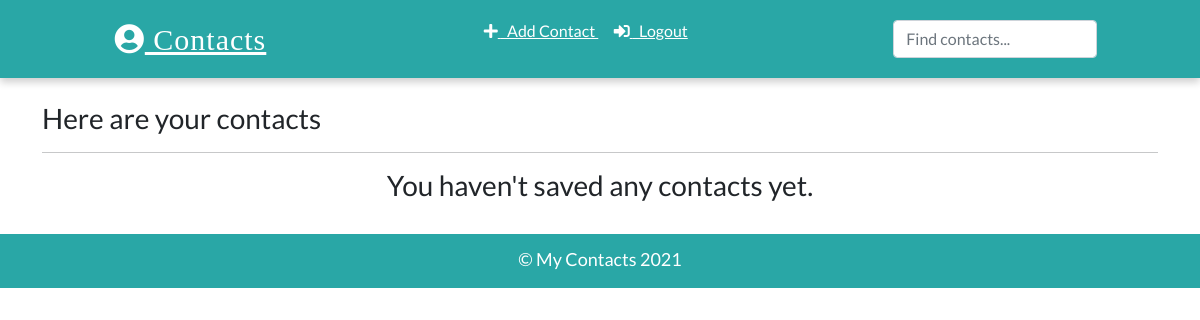
The app's page / (signed in), older data.
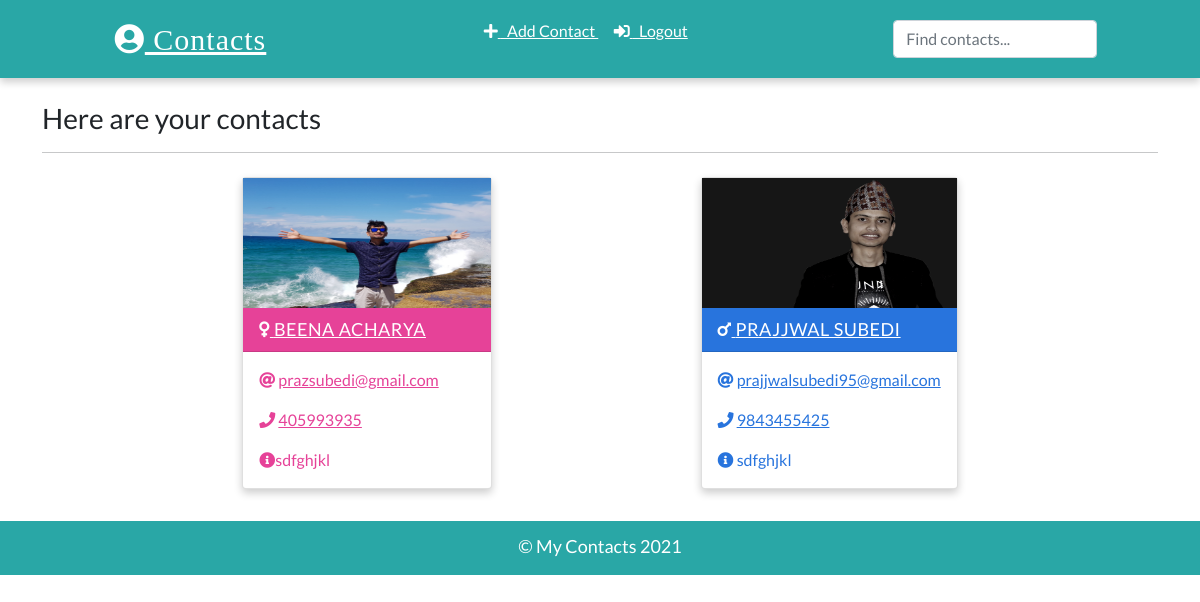
The same page, newer data.
### app/models.py (models this page shows, shortened)
class Contact(models.Model):
    manager = models.ForeignKey(User, on_delete=models.CASCADE, default = None)
    name = models.CharField(max_length=30)
    email = models.EmailField(max_length=100)
    phone = models.IntegerField()
    info = models.CharField(max_length=30)
    gender = models.CharField(max_length=20, choices=(
        ('male', 'Male'),
        ('female', 'Female')
    ))
    image = models.ImageField(upload_to='images/contacts', blank=True)
    date_added = models.DateTimeField(default=datetime.now)
    class Meta:
        ordering = ['-id']

### app/views.py (the view)
# urls.py: path("", views.HomePageView.as_view(), name="home"),
class HomePageView(LoginRequiredMixin, ListView):
    model = models.Contact
    template_name = "index.html"
    context_object_name = 'contacts'
    def get_queryset(self):
        contacts = super().get_queryset()
        return contacts.filter(manager=self.request.user)

### templates/index.html (shortened to what this page needs)
{% extends 'base.html' %}
{% load static %}
{% block content %}
<div class="container">
    <h3 class="heading font-weight-light">Here are your contacts</h3>
    <hr />
</div>
<div class="container main-part">
    {% if contacts %}
    {% for contact in contacts %}
   {% include 'partials/_card.html' %}
    {% endfor %}
    {% else %}
    <h3> You haven't saved any contacts yet.</h3>
    {% endif %}
</div>
{% endblock content %}

### templates/partials/_card.html
{% load static %}
 {% if contact.gender == 'male' %}
    <div class="card my-2 mx-2 boy-card {% if 'detail' in request.path %}mx-auto w-25{% endif %}">
        <img src="
        {% if contact.image %}
        {{contact.image.url}}
        {% else %}
        {% static 'images/boy.png' %}
        {% endif %}" class="img-fluid" />
        <div class="card-header">
            <a href="{% url 'detail' contact.id %}" class="text-white header-link"><i class="fas fa-mars mr-2"></i> {{contact.name}}</a>
        </div>
        <div class="card-body pb-0">
            <p>
                <i class="fas fa-at mr-2"></i>
                <a href="mailto:{{contact.email}}">{{contact.email}}</a>
            </p>
            <p>
                <i class="fas fa-phone mr-2"></i>
                <a href="tel:{{contact.phone}}">{{contact.phone}}</a>
            </p>
            <p><i class="fas fa-info-circle mr-2"></i> {{contact.info}}</p>
        </div>
    </div>
    {% else %}
    <div class="card my-2 mx-2 girl-card">
        <img src="{% if contact.image %}
        {{contact.image.url}}
        {% else %}
        {% static 'images/girl.png' %}
        {% endif %}" class="img-fluid" />
        <div class="card-header">
            <a href="{% url 'detail' contact.id %}" class="text-white header-link"><i class="fas fa-venus mr-2"></i> {{contact.name}}</a>
        </div>
        <div class="card-body pb-0">
            <p>
                <i class="fas fa-at mr-2"></i>
                <a href="mailto:{{contact.email}}">{{contact.email}}</a>
            </p>
            <p>
                <i class="fas fa-phone mr-2"></i>
                <a href="tel:{{contact.phone}}">{{contact.phone}}</a>
            </p>
            <p><i class="fas fa-info-circle mr-2"></i>{{contact.info}}</p>
        </div>
    </div>
    {% endif %}

Row changes from the older to the newer data that the page shows:
now on this page (row edited): Contact: image (picture), name "BEENA ACHARYA", email "prazsubedi@gmail.com", phone "405993935", info "sdfghjkl"
now on this page (row edited): Contact: image (picture), name "PRAJJWAL SUBEDI", email "prajjwalsubedi95@gmail.com", phone "9843455425", info "sdfghjkl"
Text that changed along with them:
text no longer shown: "You haven't saved any contacts yet."
